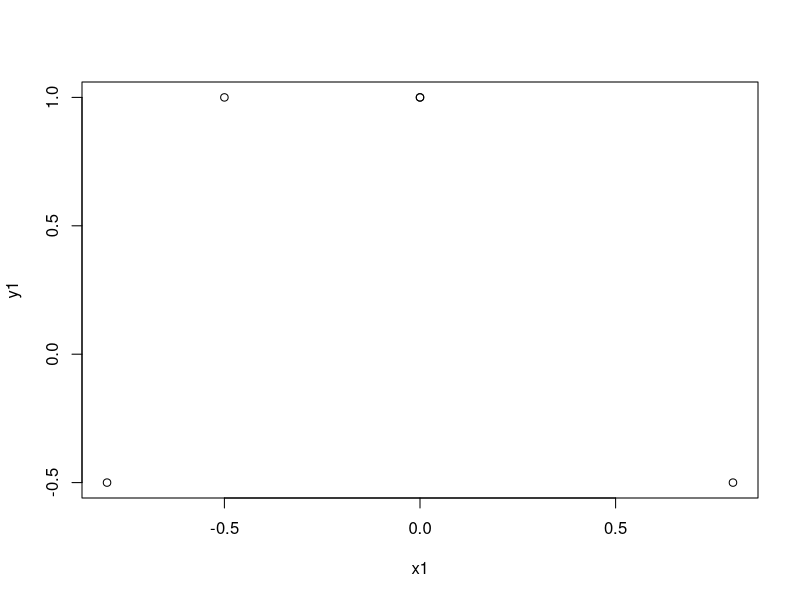
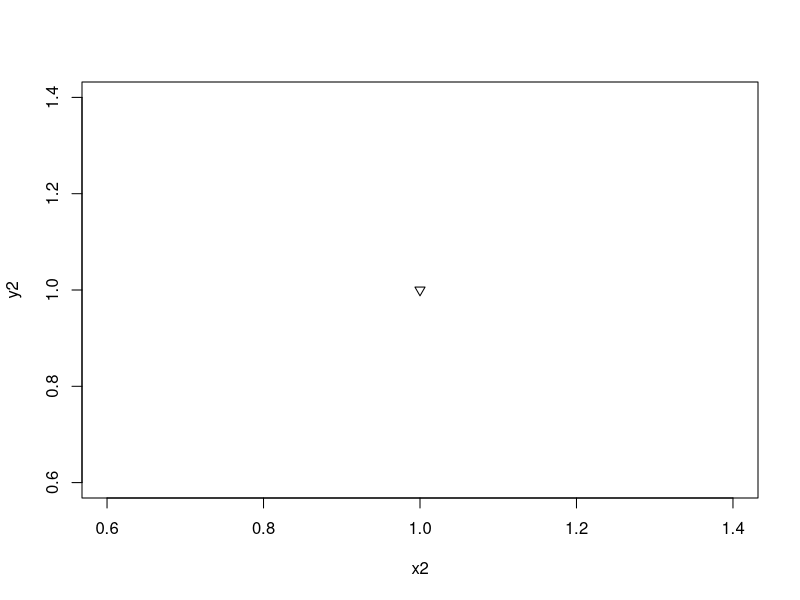
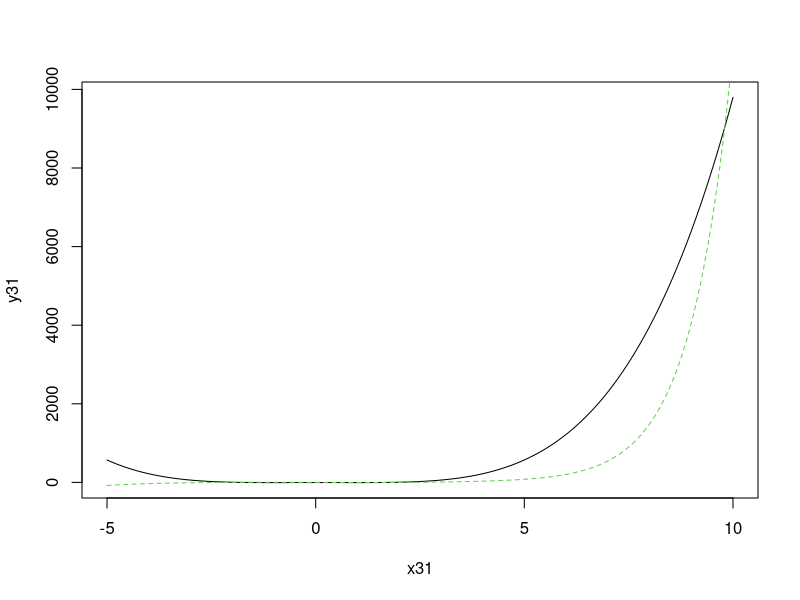
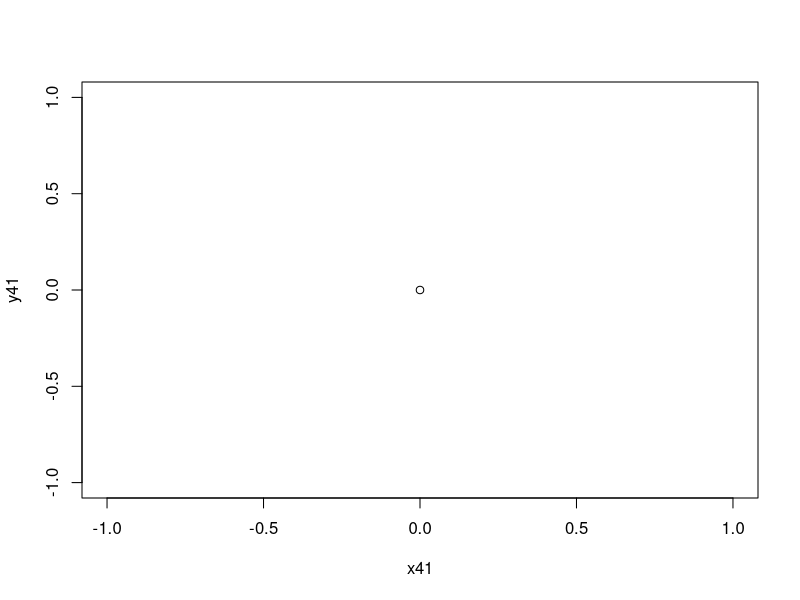
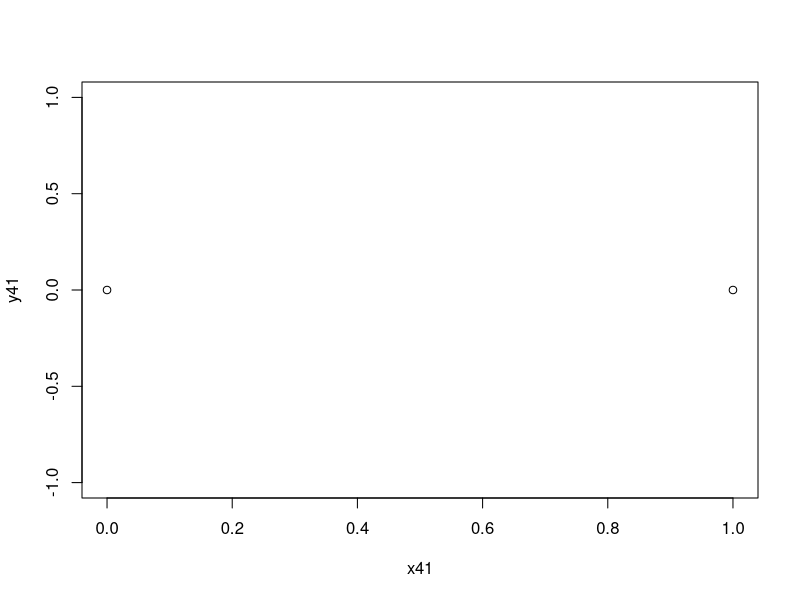
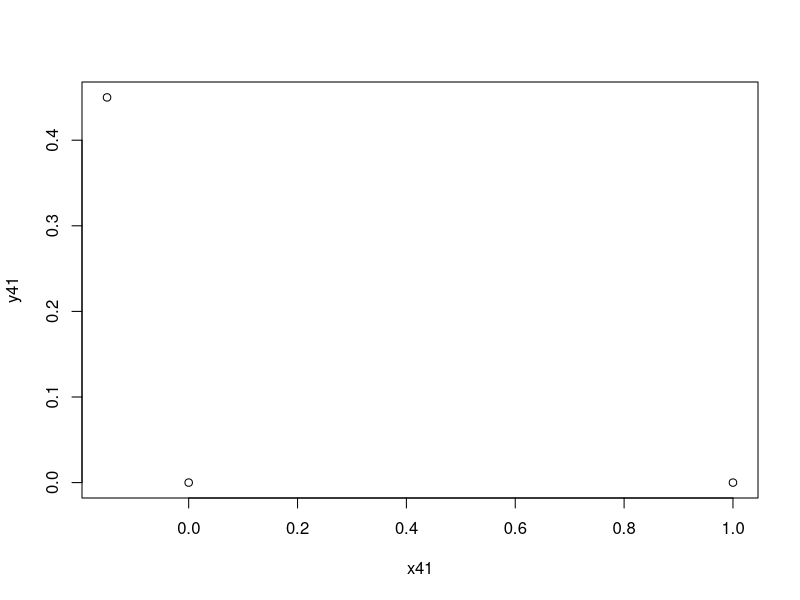
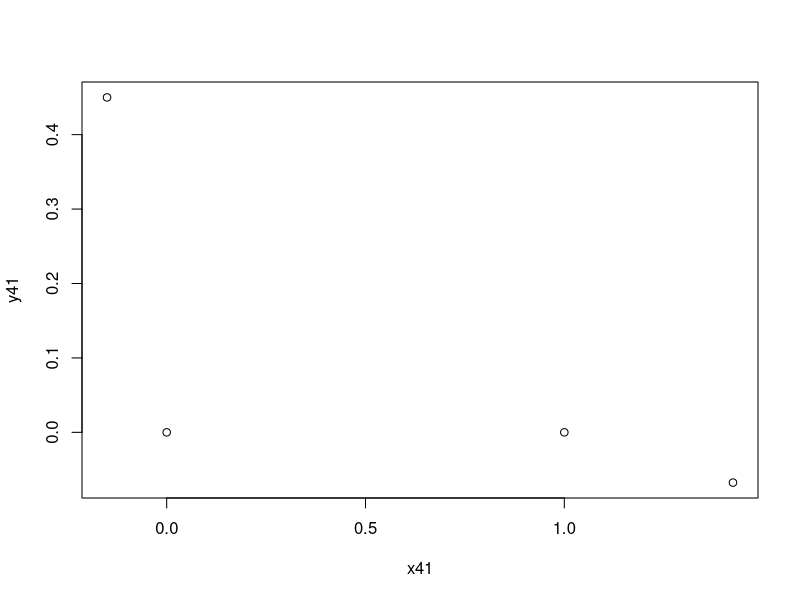
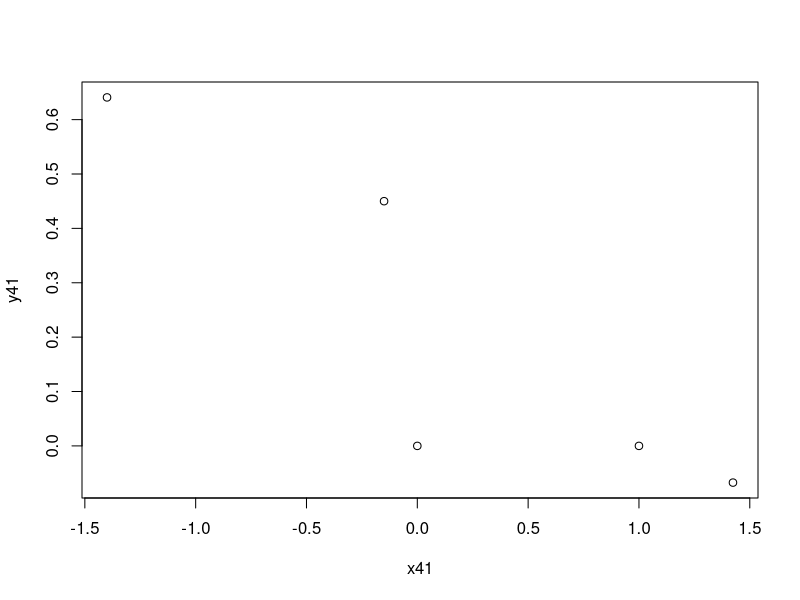

Write R code to recreate these figures, in order.
#Question 1
x1 <- c(0.0, 0.8, -0.8, -0.5, 0.0)
y1 <- c(1.0, -0.5, -0.5, 1.0, 1.0)
plot(x1, y1)
#C

#Question 2

x2 <- 1
y2 <- 1
plot(x2, y2, pch=6)
#6

#Question 3
f <- function (x) 
{
  x^4 - 2*x^2 - 4
}
h <- function(x)
{
  sinh(x) - 5*sin(x)
}

x31 <- seq(-5, 10, by=0.01)
y31 <- f(x31)

plot(x31, y31, "l") 

lines(x31, h(x31), lty=2, col=3)


#maybe 3

#Question 4
x41 <- 0
y41 <- 0

a41 <- 1.15
b41 <- 0.45

for (n41 in 1:1000)
{
  plot(x41, y41)
  
  x41[n41 + 1] = y41[n41] + 1 -  a41 * (x41[n41])^2
  
  y41[n41 + 1] = b41 * x41[n41]
}

#probably C

x42 <- 0
y42 <- 0

a42 <- 1.05
b42 <- 0.5

for (n42 in 1:1000)
{
  plot(x42, y42)
  
  x42[n42 + 1] = y42[n42] + 1 -  a42 * (x42[n42])^2
  
  y42[n42 + 1] = b42 * x42[n42]
}
#probably B

x43 <- 0
y43<- 0

a43 <- 1.4
b43 <- 0.3

for (n43 in 1:1000)
{
  plot(x43, y43)
  
  x43[n43 + 1] = y43[n43] + 1 -  a43 * (x43[n43])^2
  
  y43[n43 + 1] = b43 * x43[n43]
}
#probably A

x44 <- 0
y44 <- 0

a44 <- 1.2
b44 <- 0.2

for (n44 in 1:1000)
{
  plot(x44, y44)
  
  x44[n44 + 1] = y44[n44] + 1 -  a44 * (x44[n44])^2
  
  y44[n44 + 1] = b44 * x44[n44]
}
#Defiently D
